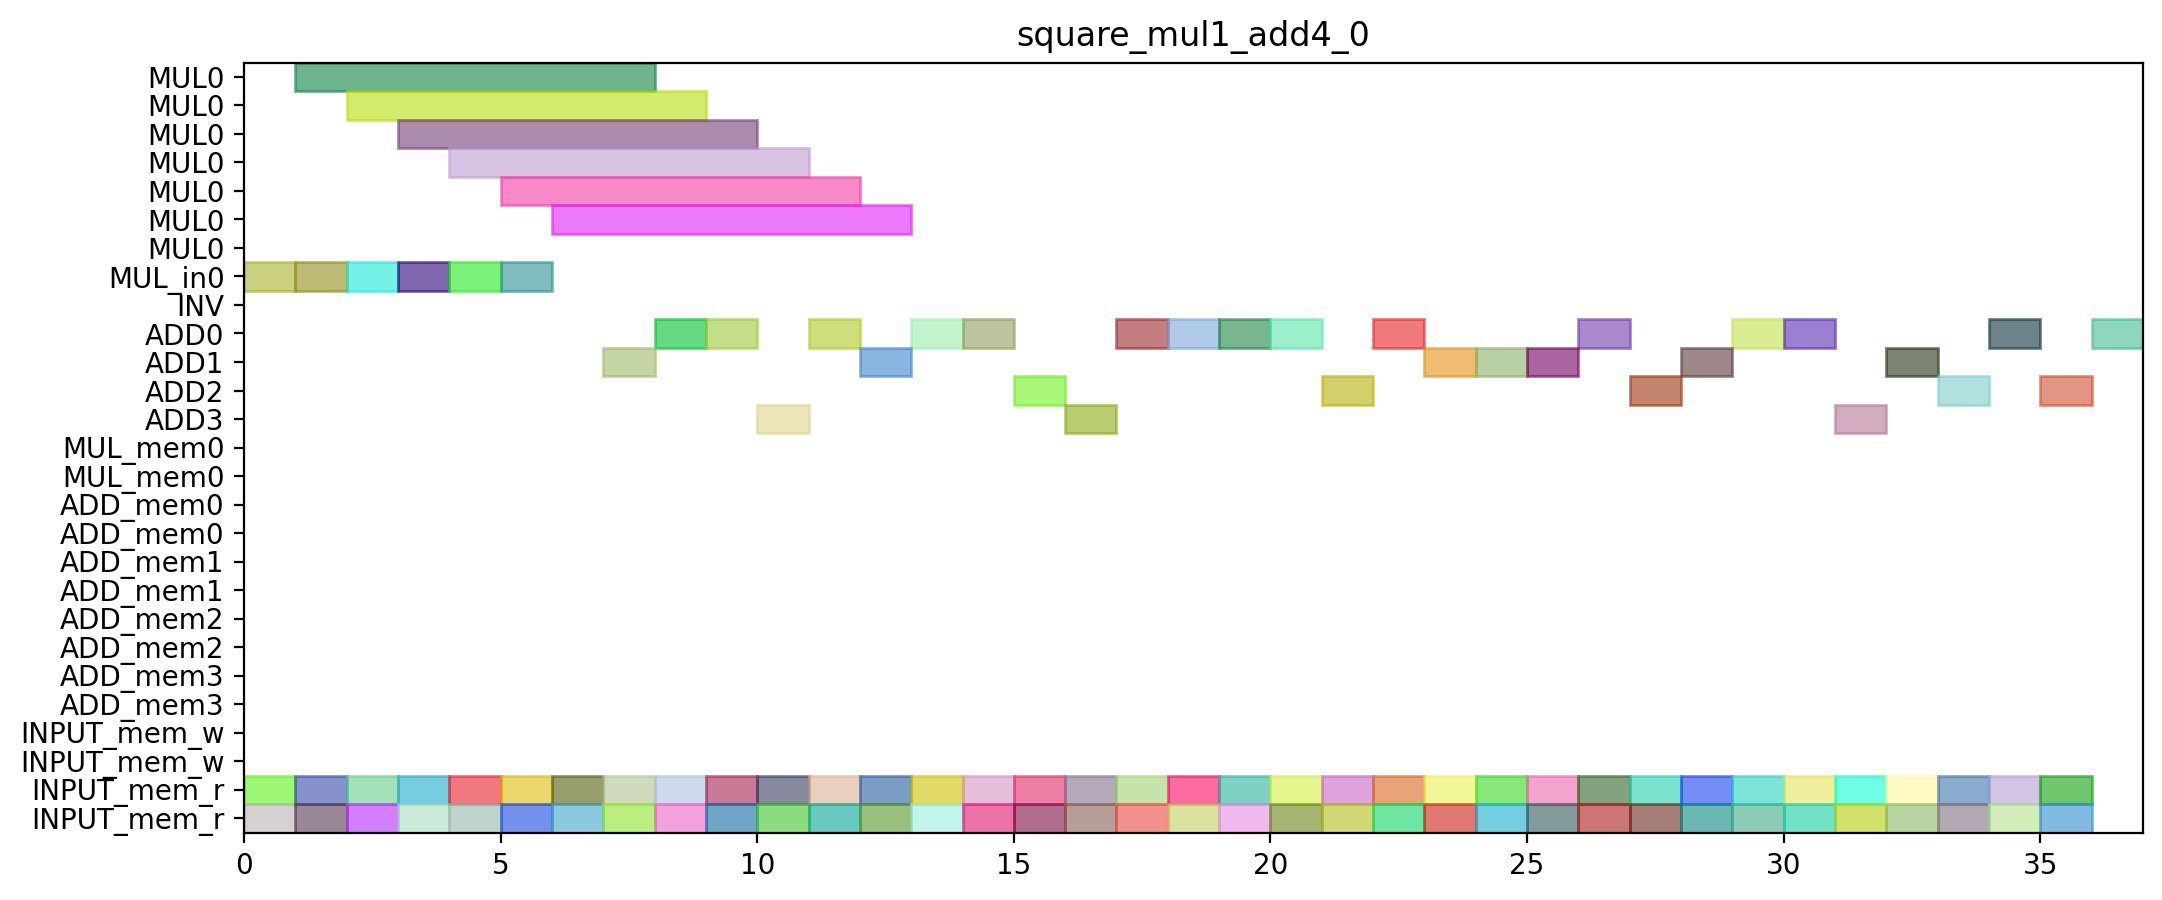

Write Python code to recreate this figure.
from pyschedule import Scenario, solvers, plotters, alt

def solve_square_mul1_add4_0(ConstStep, ExpStep):
	horizon = 90
	S=Scenario("square_mul1_add4_0",horizon = horizon)

	# resource
	MUL = S.Resources('MUL', num=1, size=7)
	MUL_in = S.Resources('MUL_in', num=1)
	INV = S.Resource('INV')
	ADD = S.Resources('ADD', num=4, periods=range(1, horizon))
	MUL_mem = S.Resources('MUL_mem', num=1, size=2)
	ADD_mem = S.Resources('ADD_mem', num=4, size=2)
	INPUT_mem_w = S.Resource('INPUT_mem_w', size=2)
	INPUT_mem_r = S.Resource('INPUT_mem_r', size=2)

	# result of previous scheduling

	# new tasks
	T00 = S.Task('T00', length=1, delay_cost=1)
	T00 += alt(ADD)

	T00_mem0 = S.Task('T00_mem0', length=1, delay_cost=1)
	T00_mem0 += INPUT_mem_r
	S += T00_mem0<=T00

	T00_mem1 = S.Task('T00_mem1', length=1, delay_cost=1)
	T00_mem1 += INPUT_mem_r
	S += T00_mem1<=T00

	T01 = S.Task('T01', length=1, delay_cost=1)
	T01 += alt(ADD)

	T01_mem0 = S.Task('T01_mem0', length=1, delay_cost=1)
	T01_mem0 += INPUT_mem_r
	S += T01_mem0<=T01

	T01_mem1 = S.Task('T01_mem1', length=1, delay_cost=1)
	T01_mem1 += INPUT_mem_r
	S += T01_mem1<=T01

	T10 = S.Task('T10', length=1, delay_cost=1)
	T10 += alt(ADD)

	T10_mem0 = S.Task('T10_mem0', length=1, delay_cost=1)
	T10_mem0 += INPUT_mem_r
	S += T10_mem0<=T10

	T10_mem1 = S.Task('T10_mem1', length=1, delay_cost=1)
	T10_mem1 += INPUT_mem_r
	S += T10_mem1<=T10

	T11 = S.Task('T11', length=1, delay_cost=1)
	T11 += alt(ADD)

	T11_mem0 = S.Task('T11_mem0', length=1, delay_cost=1)
	T11_mem0 += INPUT_mem_r
	S += T11_mem0<=T11

	T11_mem1 = S.Task('T11_mem1', length=1, delay_cost=1)
	T11_mem1 += INPUT_mem_r
	S += T11_mem1<=T11

	T20 = S.Task('T20', length=1, delay_cost=1)
	T20 += alt(ADD)

	T20_mem0 = S.Task('T20_mem0', length=1, delay_cost=1)
	T20_mem0 += INPUT_mem_r
	S += T20_mem0<=T20

	T20_mem1 = S.Task('T20_mem1', length=1, delay_cost=1)
	T20_mem1 += INPUT_mem_r
	S += T20_mem1<=T20

	T21 = S.Task('T21', length=1, delay_cost=1)
	T21 += alt(ADD)

	T21_mem0 = S.Task('T21_mem0', length=1, delay_cost=1)
	T21_mem0 += INPUT_mem_r
	S += T21_mem0<=T21

	T21_mem1 = S.Task('T21_mem1', length=1, delay_cost=1)
	T21_mem1 += INPUT_mem_r
	S += T21_mem1<=T21

	T30 = S.Task('T30', length=1, delay_cost=1)
	T30 += alt(ADD)

	T30_mem0 = S.Task('T30_mem0', length=1, delay_cost=1)
	T30_mem0 += INPUT_mem_r
	S += T30_mem0<=T30

	T30_mem1 = S.Task('T30_mem1', length=1, delay_cost=1)
	T30_mem1 += INPUT_mem_r
	S += T30_mem1<=T30

	T31 = S.Task('T31', length=1, delay_cost=1)
	T31 += alt(ADD)

	T31_mem0 = S.Task('T31_mem0', length=1, delay_cost=1)
	T31_mem0 += INPUT_mem_r
	S += T31_mem0<=T31

	T31_mem1 = S.Task('T31_mem1', length=1, delay_cost=1)
	T31_mem1 += INPUT_mem_r
	S += T31_mem1<=T31

	T40 = S.Task('T40', length=1, delay_cost=1)
	T40 += alt(ADD)

	T40_mem0 = S.Task('T40_mem0', length=1, delay_cost=1)
	T40_mem0 += INPUT_mem_r
	S += T40_mem0<=T40

	T40_mem1 = S.Task('T40_mem1', length=1, delay_cost=1)
	T40_mem1 += INPUT_mem_r
	S += T40_mem1<=T40

	T41 = S.Task('T41', length=1, delay_cost=1)
	T41 += alt(ADD)

	T41_mem0 = S.Task('T41_mem0', length=1, delay_cost=1)
	T41_mem0 += INPUT_mem_r
	S += T41_mem0<=T41

	T41_mem1 = S.Task('T41_mem1', length=1, delay_cost=1)
	T41_mem1 += INPUT_mem_r
	S += T41_mem1<=T41

	T50 = S.Task('T50', length=1, delay_cost=1)
	T50 += alt(ADD)

	T50_mem0 = S.Task('T50_mem0', length=1, delay_cost=1)
	T50_mem0 += INPUT_mem_r
	S += T50_mem0<=T50

	T50_mem1 = S.Task('T50_mem1', length=1, delay_cost=1)
	T50_mem1 += INPUT_mem_r
	S += T50_mem1<=T50

	T51 = S.Task('T51', length=1, delay_cost=1)
	T51 += alt(ADD)

	T51_mem0 = S.Task('T51_mem0', length=1, delay_cost=1)
	T51_mem0 += INPUT_mem_r
	S += T51_mem0<=T51

	T51_mem1 = S.Task('T51_mem1', length=1, delay_cost=1)
	T51_mem1 += INPUT_mem_r
	S += T51_mem1<=T51

	T6_T0_in = S.Task('T6_T0_in', length=1, delay_cost=1)
	T6_T0_in += alt(MUL_in)
	T6_T0 = S.Task('T6_T0', length=7, delay_cost=1)
	T6_T0 += alt(MUL)
	S+=T6_T0>=T6_T0_in

	T6_T0_mem0 = S.Task('T6_T0_mem0', length=1, delay_cost=1)
	T6_T0_mem0 += INPUT_mem_r
	S += T6_T0_mem0<=T6_T0

	T6_T0_mem1 = S.Task('T6_T0_mem1', length=1, delay_cost=1)
	T6_T0_mem1 += INPUT_mem_r
	S += T6_T0_mem1<=T6_T0

	T6_T1_in = S.Task('T6_T1_in', length=1, delay_cost=1)
	T6_T1_in += alt(MUL_in)
	T6_T1 = S.Task('T6_T1', length=7, delay_cost=1)
	T6_T1 += alt(MUL)
	S+=T6_T1>=T6_T1_in

	T6_T1_mem0 = S.Task('T6_T1_mem0', length=1, delay_cost=1)
	T6_T1_mem0 += INPUT_mem_r
	S += T6_T1_mem0<=T6_T1

	T6_T1_mem1 = S.Task('T6_T1_mem1', length=1, delay_cost=1)
	T6_T1_mem1 += INPUT_mem_r
	S += T6_T1_mem1<=T6_T1

	T6_T2 = S.Task('T6_T2', length=1, delay_cost=1)
	T6_T2 += alt(ADD)

	T6_T2_mem0 = S.Task('T6_T2_mem0', length=1, delay_cost=1)
	T6_T2_mem0 += INPUT_mem_r
	S += T6_T2_mem0<=T6_T2

	T6_T2_mem1 = S.Task('T6_T2_mem1', length=1, delay_cost=1)
	T6_T2_mem1 += INPUT_mem_r
	S += T6_T2_mem1<=T6_T2

	T6_T3 = S.Task('T6_T3', length=1, delay_cost=1)
	T6_T3 += alt(ADD)

	T6_T3_mem0 = S.Task('T6_T3_mem0', length=1, delay_cost=1)
	T6_T3_mem0 += INPUT_mem_r
	S += T6_T3_mem0<=T6_T3

	T6_T3_mem1 = S.Task('T6_T3_mem1', length=1, delay_cost=1)
	T6_T3_mem1 += INPUT_mem_r
	S += T6_T3_mem1<=T6_T3

	T7_T0_in = S.Task('T7_T0_in', length=1, delay_cost=1)
	T7_T0_in += alt(MUL_in)
	T7_T0 = S.Task('T7_T0', length=7, delay_cost=1)
	T7_T0 += alt(MUL)
	S+=T7_T0>=T7_T0_in

	T7_T0_mem0 = S.Task('T7_T0_mem0', length=1, delay_cost=1)
	T7_T0_mem0 += INPUT_mem_r
	S += T7_T0_mem0<=T7_T0

	T7_T0_mem1 = S.Task('T7_T0_mem1', length=1, delay_cost=1)
	T7_T0_mem1 += INPUT_mem_r
	S += T7_T0_mem1<=T7_T0

	T7_T1_in = S.Task('T7_T1_in', length=1, delay_cost=1)
	T7_T1_in += alt(MUL_in)
	T7_T1 = S.Task('T7_T1', length=7, delay_cost=1)
	T7_T1 += alt(MUL)
	S+=T7_T1>=T7_T1_in

	T7_T1_mem0 = S.Task('T7_T1_mem0', length=1, delay_cost=1)
	T7_T1_mem0 += INPUT_mem_r
	S += T7_T1_mem0<=T7_T1

	T7_T1_mem1 = S.Task('T7_T1_mem1', length=1, delay_cost=1)
	T7_T1_mem1 += INPUT_mem_r
	S += T7_T1_mem1<=T7_T1

	T7_T2 = S.Task('T7_T2', length=1, delay_cost=1)
	T7_T2 += alt(ADD)

	T7_T2_mem0 = S.Task('T7_T2_mem0', length=1, delay_cost=1)
	T7_T2_mem0 += INPUT_mem_r
	S += T7_T2_mem0<=T7_T2

	T7_T2_mem1 = S.Task('T7_T2_mem1', length=1, delay_cost=1)
	T7_T2_mem1 += INPUT_mem_r
	S += T7_T2_mem1<=T7_T2

	T7_T3 = S.Task('T7_T3', length=1, delay_cost=1)
	T7_T3 += alt(ADD)

	T7_T3_mem0 = S.Task('T7_T3_mem0', length=1, delay_cost=1)
	T7_T3_mem0 += INPUT_mem_r
	S += T7_T3_mem0<=T7_T3

	T7_T3_mem1 = S.Task('T7_T3_mem1', length=1, delay_cost=1)
	T7_T3_mem1 += INPUT_mem_r
	S += T7_T3_mem1<=T7_T3

	T8_1T0_in = S.Task('T8_1T0_in', length=1, delay_cost=1)
	T8_1T0_in += alt(MUL_in)
	T8_1T0 = S.Task('T8_1T0', length=7, delay_cost=1)
	T8_1T0 += alt(MUL)
	S+=T8_1T0>=T8_1T0_in

	T8_1T0_mem0 = S.Task('T8_1T0_mem0', length=1, delay_cost=1)
	T8_1T0_mem0 += INPUT_mem_r
	S += T8_1T0_mem0<=T8_1T0

	T8_1T0_mem1 = S.Task('T8_1T0_mem1', length=1, delay_cost=1)
	T8_1T0_mem1 += INPUT_mem_r
	S += T8_1T0_mem1<=T8_1T0

	T8_1T1_in = S.Task('T8_1T1_in', length=1, delay_cost=1)
	T8_1T1_in += alt(MUL_in)
	T8_1T1 = S.Task('T8_1T1', length=7, delay_cost=1)
	T8_1T1 += alt(MUL)
	S+=T8_1T1>=T8_1T1_in

	T8_1T1_mem0 = S.Task('T8_1T1_mem0', length=1, delay_cost=1)
	T8_1T1_mem0 += INPUT_mem_r
	S += T8_1T1_mem0<=T8_1T1

	T8_1T1_mem1 = S.Task('T8_1T1_mem1', length=1, delay_cost=1)
	T8_1T1_mem1 += INPUT_mem_r
	S += T8_1T1_mem1<=T8_1T1

	T8_1T2 = S.Task('T8_1T2', length=1, delay_cost=1)
	T8_1T2 += alt(ADD)

	T8_1T2_mem0 = S.Task('T8_1T2_mem0', length=1, delay_cost=1)
	T8_1T2_mem0 += INPUT_mem_r
	S += T8_1T2_mem0<=T8_1T2

	T8_1T2_mem1 = S.Task('T8_1T2_mem1', length=1, delay_cost=1)
	T8_1T2_mem1 += INPUT_mem_r
	S += T8_1T2_mem1<=T8_1T2

	T8_1T3 = S.Task('T8_1T3', length=1, delay_cost=1)
	T8_1T3 += alt(ADD)

	T8_1T3_mem0 = S.Task('T8_1T3_mem0', length=1, delay_cost=1)
	T8_1T3_mem0 += INPUT_mem_r
	S += T8_1T3_mem0<=T8_1T3

	T8_1T3_mem1 = S.Task('T8_1T3_mem1', length=1, delay_cost=1)
	T8_1T3_mem1 += INPUT_mem_r
	S += T8_1T3_mem1<=T8_1T3

	T9_30 = S.Task('T9_30', length=1, delay_cost=1)
	T9_30 += alt(ADD)

	T9_30_mem0 = S.Task('T9_30_mem0', length=1, delay_cost=1)
	T9_30_mem0 += INPUT_mem_r
	S += T9_30_mem0<=T9_30

	T9_30_mem1 = S.Task('T9_30_mem1', length=1, delay_cost=1)
	T9_30_mem1 += INPUT_mem_r
	S += T9_30_mem1<=T9_30

	T9_31 = S.Task('T9_31', length=1, delay_cost=1)
	T9_31 += alt(ADD)

	T9_31_mem0 = S.Task('T9_31_mem0', length=1, delay_cost=1)
	T9_31_mem0 += INPUT_mem_r
	S += T9_31_mem0<=T9_31

	T9_31_mem1 = S.Task('T9_31_mem1', length=1, delay_cost=1)
	T9_31_mem1 += INPUT_mem_r
	S += T9_31_mem1<=T9_31

	T10_0 = S.Task('T10_0', length=1, delay_cost=1)
	T10_0 += alt(ADD)

	T10_0_mem0 = S.Task('T10_0_mem0', length=1, delay_cost=1)
	T10_0_mem0 += INPUT_mem_r
	S += T10_0_mem0<=T10_0

	T10_0_mem1 = S.Task('T10_0_mem1', length=1, delay_cost=1)
	T10_0_mem1 += INPUT_mem_r
	S += T10_0_mem1<=T10_0

	T10_1 = S.Task('T10_1', length=1, delay_cost=1)
	T10_1 += alt(ADD)

	T10_1_mem0 = S.Task('T10_1_mem0', length=1, delay_cost=1)
	T10_1_mem0 += INPUT_mem_r
	S += T10_1_mem0<=T10_1

	T10_1_mem1 = S.Task('T10_1_mem1', length=1, delay_cost=1)
	T10_1_mem1 += INPUT_mem_r
	S += T10_1_mem1<=T10_1

	T3_0 = S.Task('T3_0', length=1, delay_cost=1)
	T3_0 += alt(ADD)

	T3_0_mem0 = S.Task('T3_0_mem0', length=1, delay_cost=1)
	T3_0_mem0 += INPUT_mem_r
	S += T3_0_mem0<=T3_0

	T3_0_mem1 = S.Task('T3_0_mem1', length=1, delay_cost=1)
	T3_0_mem1 += INPUT_mem_r
	S += T3_0_mem1<=T3_0

	T3_1 = S.Task('T3_1', length=1, delay_cost=1)
	T3_1 += alt(ADD)

	T3_1_mem0 = S.Task('T3_1_mem0', length=1, delay_cost=1)
	T3_1_mem0 += INPUT_mem_r
	S += T3_1_mem0<=T3_1

	T3_1_mem1 = S.Task('T3_1_mem1', length=1, delay_cost=1)
	T3_1_mem1 += INPUT_mem_r
	S += T3_1_mem1<=T3_1

	T4_10 = S.Task('T4_10', length=1, delay_cost=1)
	T4_10 += alt(ADD)

	T4_10_mem0 = S.Task('T4_10_mem0', length=1, delay_cost=1)
	T4_10_mem0 += INPUT_mem_r
	S += T4_10_mem0<=T4_10

	T4_10_mem1 = S.Task('T4_10_mem1', length=1, delay_cost=1)
	T4_10_mem1 += INPUT_mem_r
	S += T4_10_mem1<=T4_10

	T4_11 = S.Task('T4_11', length=1, delay_cost=1)
	T4_11 += alt(ADD)

	T4_11_mem0 = S.Task('T4_11_mem0', length=1, delay_cost=1)
	T4_11_mem0 += INPUT_mem_r
	S += T4_11_mem0<=T4_11

	T4_11_mem1 = S.Task('T4_11_mem1', length=1, delay_cost=1)
	T4_11_mem1 += INPUT_mem_r
	S += T4_11_mem1<=T4_11

	T4_20 = S.Task('T4_20', length=1, delay_cost=1)
	T4_20 += alt(ADD)

	T4_20_mem0 = S.Task('T4_20_mem0', length=1, delay_cost=1)
	T4_20_mem0 += INPUT_mem_r
	S += T4_20_mem0<=T4_20

	T4_20_mem1 = S.Task('T4_20_mem1', length=1, delay_cost=1)
	T4_20_mem1 += INPUT_mem_r
	S += T4_20_mem1<=T4_20

	T4_21 = S.Task('T4_21', length=1, delay_cost=1)
	T4_21 += alt(ADD)

	T4_21_mem0 = S.Task('T4_21_mem0', length=1, delay_cost=1)
	T4_21_mem0 += INPUT_mem_r
	S += T4_21_mem0<=T4_21

	T4_21_mem1 = S.Task('T4_21_mem1', length=1, delay_cost=1)
	T4_21_mem1 += INPUT_mem_r
	S += T4_21_mem1<=T4_21

	T5_10 = S.Task('T5_10', length=1, delay_cost=1)
	T5_10 += alt(ADD)

	T5_10_mem0 = S.Task('T5_10_mem0', length=1, delay_cost=1)
	T5_10_mem0 += INPUT_mem_r
	S += T5_10_mem0<=T5_10

	T5_10_mem1 = S.Task('T5_10_mem1', length=1, delay_cost=1)
	T5_10_mem1 += INPUT_mem_r
	S += T5_10_mem1<=T5_10

	T5_11 = S.Task('T5_11', length=1, delay_cost=1)
	T5_11 += alt(ADD)

	T5_11_mem0 = S.Task('T5_11_mem0', length=1, delay_cost=1)
	T5_11_mem0 += INPUT_mem_r
	S += T5_11_mem0<=T5_11

	T5_11_mem1 = S.Task('T5_11_mem1', length=1, delay_cost=1)
	T5_11_mem1 += INPUT_mem_r
	S += T5_11_mem1<=T5_11

	solvers.mip.solve(S,msg=1,kind='CPLEX', time_limit=3600)

	solution = [['hoge']*len(S.solution()[1]) for i in range(len(S.solution()))]
	for i in range(len(S.solution())):
		for j in range(len(S.solution()[i])):
			solution[i][j]=str(S.solution()[i][j])
	print(solution)

	cycles = int(solution[-1][3])

	pic_file_name = "square_mul1_add4/square_mul1_add4_0.png"
	if(S.solution() != []):
		plotters.matplotlib.plot(S,img_filename=pic_file_name, vertical_text=True, fig_size=(cycles*0.25+3, 5), show_task_labels=False)

	return solution

if __name__ == "__main__":
	solution = solve_square_mul1_add4_0(0, 0)
